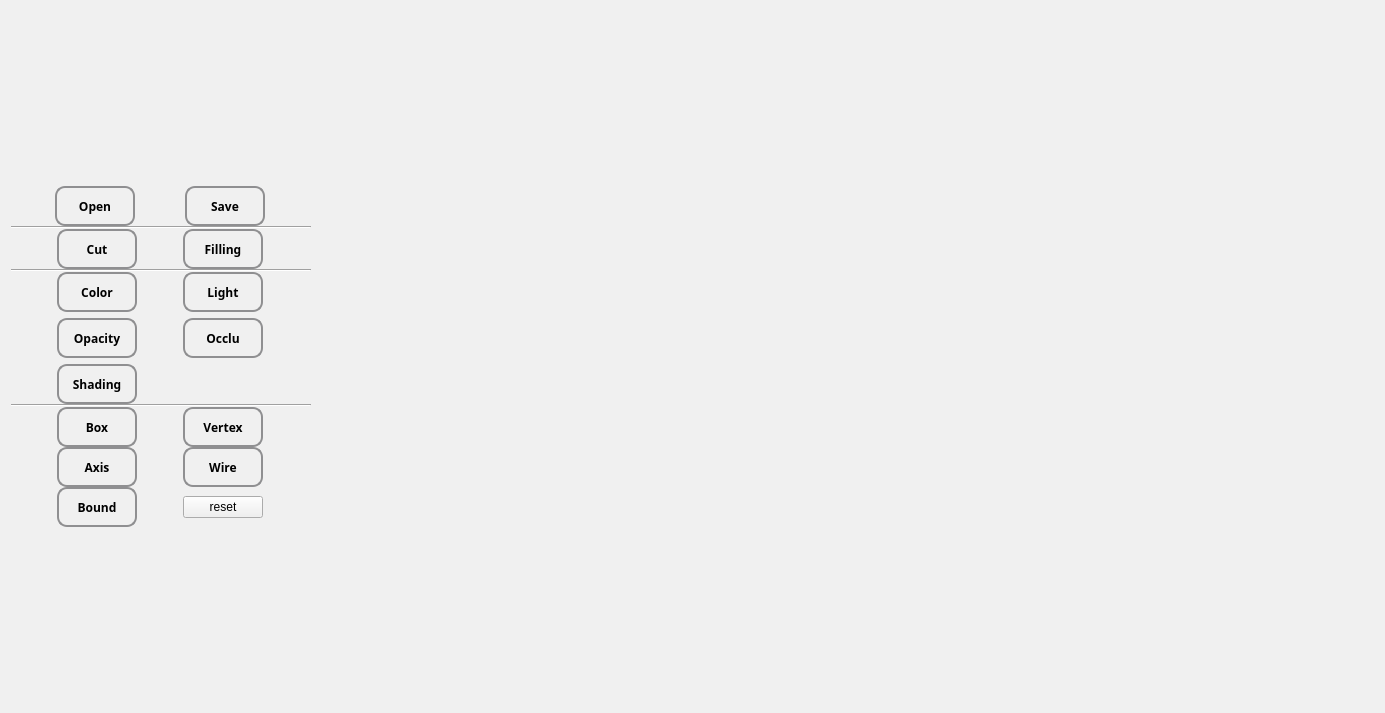
<?xml version="1.0" encoding="UTF-8"?>
<ui version="4.0">
 <class>STLViewer</class>
 <widget class="QWidget" name="STLViewer">
  <property name="geometry">
   <rect>
    <x>0</x>
    <y>0</y>
    <width>1385</width>
    <height>713</height>
   </rect>
  </property>
  <property name="windowTitle">
   <string>STLViewer</string>
  </property>
  <property name="styleSheet">
   <string notr="true">QWidget{

background-color: rgb(240, 240, 240);
}

QToolButton
{
   border: 2px solid #8f8f91;
    border-radius: 10px;
   
}
</string>
  </property>
  <layout class="QGridLayout" name="gridLayout">
   <item row="0" column="0">
    <layout class="QHBoxLayout" name="horizontalLayout">
     <property name="spacing">
      <number>0</number>
     </property>
     <item>
      <widget class="QWidget" name="widget" native="true">
       <property name="maximumSize">
        <size>
         <width>300</width>
         <height>16777215</height>
        </size>
       </property>
       <layout class="QVBoxLayout" name="verticalLayout_2">
        <property name="spacing">
         <number>0</number>
        </property>
        <property name="leftMargin">
         <number>0</number>
        </property>
        <property name="topMargin">
         <number>0</number>
        </property>
        <property name="rightMargin">
         <number>0</number>
        </property>
        <property name="bottomMargin">
         <number>0</number>
        </property>
        <item>
         <layout class="QVBoxLayout" name="verticalLayout">
          <item>
           <spacer name="verticalSpacer_7">
            <property name="orientation">
             <enum>Qt::Vertical</enum>
            </property>
            <property name="sizeHint" stdset="0">
             <size>
              <width>20</width>
              <height>40</height>
             </size>
            </property>
           </spacer>
          </item>
          <item>
           <layout class="QGridLayout" name="gridLayout_2">
            <property name="horizontalSpacing">
             <number>6</number>
            </property>
            <property name="verticalSpacing">
             <number>0</number>
            </property>
            <item row="0" column="0">
             <widget class="QToolButton" name="OpentoolButton">
              <property name="minimumSize">
               <size>
                <width>80</width>
                <height>40</height>
               </size>
              </property>
              <property name="font">
               <font>
                <family>Arial Black</family>
                <weight>75</weight>
                <bold>true</bold>
               </font>
              </property>
              <property name="styleSheet">
               <string notr="true">QToolButton:hover
{
	    color: rgb(12, 12, 255);
       	border-radius: 15px;
        outline: 0;
        background: 0 0;
        border: 2px solid #000;
        font-size: 16px;
        line-height: 1.5;
        padding: 1px 10px;
}</string>
              </property>
              <property name="text">
               <string>Open</string>
              </property>
              <property name="icon">
               <iconset resource="../rss/3DView.qrc">
                <normaloff>:/image/Open.png</normaloff>:/image/Open.png</iconset>
              </property>
              <property name="iconSize">
               <size>
                <width>30</width>
                <height>30</height>
               </size>
              </property>
              <property name="toolButtonStyle">
               <enum>Qt::ToolButtonTextUnderIcon</enum>
              </property>
             </widget>
            </item>
            <item row="0" column="1">
             <widget class="QToolButton" name="SavetoolButton">
              <property name="minimumSize">
               <size>
                <width>80</width>
                <height>40</height>
               </size>
              </property>
              <property name="font">
               <font>
                <family>Arial Black</family>
                <weight>75</weight>
                <bold>true</bold>
               </font>
              </property>
              <property name="styleSheet">
               <string notr="true">QToolButton:hover
{
	    color: rgb(12, 12, 255);
       	border-radius: 15px;
        outline: 0;
        background: 0 0;
        border: 2px solid #000;
        font-size: 16px;
        line-height: 1.5;
        padding: 1px 10px;
}</string>
              </property>
              <property name="text">
               <string>Save</string>
              </property>
              <property name="icon">
               <iconset resource="../rss/3DView.qrc">
                <normaloff>:/image/Save.png</normaloff>:/image/Save.png</iconset>
              </property>
              <property name="iconSize">
               <size>
                <width>30</width>
                <height>30</height>
               </size>
              </property>
              <property name="toolButtonStyle">
               <enum>Qt::ToolButtonTextUnderIcon</enum>
              </property>
             </widget>
            </item>
           </layout>
          </item>
          <item>
           <widget class="Line" name="line_5">
            <property name="orientation">
             <enum>Qt::Horizontal</enum>
            </property>
           </widget>
          </item>
          <item>
           <layout class="QGridLayout" name="gridLayout_3">
            <item row="0" column="0">
             <widget class="QToolButton" name="CuttoolButton">
              <property name="sizePolicy">
               <sizepolicy hsizetype="Fixed" vsizetype="Fixed">
                <horstretch>0</horstretch>
                <verstretch>0</verstretch>
               </sizepolicy>
              </property>
              <property name="minimumSize">
               <size>
                <width>80</width>
                <height>40</height>
               </size>
              </property>
              <property name="font">
               <font>
                <family>Arial Black</family>
                <weight>75</weight>
                <bold>true</bold>
               </font>
              </property>
              <property name="mouseTracking">
               <bool>true</bool>
              </property>
              <property name="styleSheet">
               <string notr="true">QToolButton:hover
{
	    color: rgb(12, 12, 255);
       	border-radius: 15px;
        outline: 0;
        background: 0 0;
        border: 2px solid #000;
        font-size: 16px;
        line-height: 1.5;
        padding: 1px 10px;
}</string>
              </property>
              <property name="text">
               <string>Cut</string>
              </property>
              <property name="icon">
               <iconset resource="../rss/3DView.qrc">
                <normaloff>:/image/cut.png</normaloff>:/image/cut.png</iconset>
              </property>
              <property name="iconSize">
               <size>
                <width>30</width>
                <height>30</height>
               </size>
              </property>
              <property name="checkable">
               <bool>false</bool>
              </property>
              <property name="toolButtonStyle">
               <enum>Qt::ToolButtonTextUnderIcon</enum>
              </property>
              <property name="arrowType">
               <enum>Qt::NoArrow</enum>
              </property>
             </widget>
            </item>
            <item row="0" column="1">
             <widget class="QToolButton" name="FillingtoolButton">
              <property name="minimumSize">
               <size>
                <width>80</width>
                <height>40</height>
               </size>
              </property>
              <property name="font">
               <font>
                <family>Arial Black</family>
                <weight>75</weight>
                <bold>true</bold>
               </font>
              </property>
              <property name="styleSheet">
               <string notr="true">QToolButton:hover
{
	    color: rgb(12, 12, 255);
       	border-radius: 15px;
        outline: 0;
        background: 0 0;
        border: 2px solid #000;
        font-size: 16px;
        line-height: 1.5;
        padding: 1px 10px;
}</string>
              </property>
              <property name="text">
               <string>Filling</string>
              </property>
              <property name="icon">
               <iconset resource="../rss/3DView.qrc">
                <normaloff>:/image/filling.png</normaloff>:/image/filling.png</iconset>
              </property>
              <property name="iconSize">
               <size>
                <width>30</width>
                <height>30</height>
               </size>
              </property>
              <property name="toolButtonStyle">
               <enum>Qt::ToolButtonTextUnderIcon</enum>
              </property>
             </widget>
            </item>
           </layout>
          </item>
          <item>
           <widget class="Line" name="line_6">
            <property name="orientation">
             <enum>Qt::Horizontal</enum>
            </property>
           </widget>
          </item>
          <item>
           <layout class="QGridLayout" name="gridLayout_4">
            <property name="horizontalSpacing">
             <number>0</number>
            </property>
            <property name="verticalSpacing">
             <number>6</number>
            </property>
            <item row="0" column="0">
             <widget class="QToolButton" name="ColortoolButton">
              <property name="minimumSize">
               <size>
                <width>80</width>
                <height>40</height>
               </size>
              </property>
              <property name="font">
               <font>
                <family>Arial Black</family>
                <weight>75</weight>
                <bold>true</bold>
               </font>
              </property>
              <property name="styleSheet">
               <string notr="true">QToolButton:hover
{
	    color: rgb(12, 12, 255);
       	border-radius: 15px;
        outline: 0;
        background: 0 0;
        border: 2px solid #000;
        font-size: 16px;
        line-height: 1.5;
        padding: 1px 10px;
}</string>
              </property>
              <property name="text">
               <string>Color</string>
              </property>
              <property name="icon">
               <iconset resource="../rss/3DView.qrc">
                <normaloff>:/image/Color.png</normaloff>:/image/Color.png</iconset>
              </property>
              <property name="iconSize">
               <size>
                <width>30</width>
                <height>30</height>
               </size>
              </property>
              <property name="toolButtonStyle">
               <enum>Qt::ToolButtonTextUnderIcon</enum>
              </property>
             </widget>
            </item>
            <item row="1" column="1">
             <widget class="QToolButton" name="OcclusiontoolButton">
              <property name="minimumSize">
               <size>
                <width>80</width>
                <height>40</height>
               </size>
              </property>
              <property name="font">
               <font>
                <family>Arial Black</family>
                <weight>75</weight>
                <bold>true</bold>
               </font>
              </property>
              <property name="styleSheet">
               <string notr="true">QToolButton:hover
{
	    color: rgb(12, 12, 255);
       	border-radius: 15px;
        outline: 0;
        background: 0 0;
        border: 2px solid #000;
        font-size: 16px;
        line-height: 1.5;
        padding: 1px 10px;
}</string>
              </property>
              <property name="text">
               <string>Occlu</string>
              </property>
              <property name="icon">
               <iconset resource="../rss/3DView.qrc">
                <normaloff>:/image/oc.png</normaloff>:/image/oc.png</iconset>
              </property>
              <property name="iconSize">
               <size>
                <width>30</width>
                <height>30</height>
               </size>
              </property>
              <property name="toolButtonStyle">
               <enum>Qt::ToolButtonTextUnderIcon</enum>
              </property>
             </widget>
            </item>
            <item row="0" column="1">
             <widget class="QToolButton" name="LighttoolButton">
              <property name="minimumSize">
               <size>
                <width>80</width>
                <height>40</height>
               </size>
              </property>
              <property name="font">
               <font>
                <family>Arial Black</family>
                <weight>75</weight>
                <bold>true</bold>
               </font>
              </property>
              <property name="styleSheet">
               <string notr="true">QToolButton:hover
{
	    color: rgb(12, 12, 255);
       	border-radius: 15px;
        outline: 0;
        background: 0 0;
        border: 2px solid #000;
        font-size: 16px;
        line-height: 1.5;
        padding: 1px 10px;
}</string>
              </property>
              <property name="text">
               <string>Light</string>
              </property>
              <property name="icon">
               <iconset resource="../rss/3DView.qrc">
                <normaloff>:/image/LightColor.png</normaloff>:/image/LightColor.png</iconset>
              </property>
              <property name="iconSize">
               <size>
                <width>30</width>
                <height>30</height>
               </size>
              </property>
              <property name="toolButtonStyle">
               <enum>Qt::ToolButtonTextUnderIcon</enum>
              </property>
             </widget>
            </item>
            <item row="1" column="0">
             <widget class="QToolButton" name="OpacitytoolButton">
              <property name="minimumSize">
               <size>
                <width>80</width>
                <height>40</height>
               </size>
              </property>
              <property name="font">
               <font>
                <family>Arial Black</family>
                <weight>75</weight>
                <bold>true</bold>
               </font>
              </property>
              <property name="styleSheet">
               <string notr="true">QToolButton:hover
{
	    color: rgb(12, 12, 255);
       	border-radius: 15px;
        outline: 0;
        background: 0 0;
        border: 2px solid #000;
        font-size: 14px;
        line-height: 1.5;
        padding: 1px 10px;
}</string>
              </property>
              <property name="text">
               <string>Opacity</string>
              </property>
              <property name="icon">
               <iconset resource="../rss/3DView.qrc">
                <normaloff>:/image/Opacity.png</normaloff>:/image/Opacity.png</iconset>
              </property>
              <property name="iconSize">
               <size>
                <width>30</width>
                <height>30</height>
               </size>
              </property>
              <property name="toolButtonStyle">
               <enum>Qt::ToolButtonTextUnderIcon</enum>
              </property>
             </widget>
            </item>
            <item row="2" column="0">
             <widget class="QToolButton" name="ShadingtoolButton">
              <property name="minimumSize">
               <size>
                <width>80</width>
                <height>40</height>
               </size>
              </property>
              <property name="font">
               <font>
                <family>Arial Black</family>
                <weight>75</weight>
                <bold>true</bold>
               </font>
              </property>
              <property name="styleSheet">
               <string notr="true">QToolButton:hover
{
	    color: rgb(12, 12, 255);
       	border-radius: 15px;
        outline: 0;
        background: 0 0;
        border: 2px solid #000;
        font-size: 14px;
        line-height: 1.5;
        padding: 1px 8px;
}</string>
              </property>
              <property name="text">
               <string>Shading</string>
              </property>
              <property name="icon">
               <iconset resource="../rss/3DView.qrc">
                <normaloff>:/image/Sha.png</normaloff>:/image/Sha.png</iconset>
              </property>
              <property name="iconSize">
               <size>
                <width>30</width>
                <height>30</height>
               </size>
              </property>
              <property name="toolButtonStyle">
               <enum>Qt::ToolButtonTextUnderIcon</enum>
              </property>
             </widget>
            </item>
           </layout>
          </item>
          <item>
           <widget class="Line" name="line_7">
            <property name="orientation">
             <enum>Qt::Horizontal</enum>
            </property>
           </widget>
          </item>
          <item>
           <layout class="QGridLayout" name="gridLayout_5">
            <item row="0" column="0">
             <widget class="QToolButton" name="BoxtoolButton">
              <property name="minimumSize">
               <size>
                <width>80</width>
                <height>40</height>
               </size>
              </property>
              <property name="font">
               <font>
                <family>Arial Black</family>
                <weight>75</weight>
                <bold>true</bold>
               </font>
              </property>
              <property name="styleSheet">
               <string notr="true">QToolButton:hover
{
	    color: rgb(12, 12, 255);
       	border-radius: 15px;
        outline: 0;
        background: 0 0;
        border: 2px solid #000;
        font-size: 16px;
        line-height: 1.5;
        padding: 1px 10px;
}</string>
              </property>
              <property name="text">
               <string>Box</string>
              </property>
              <property name="icon">
               <iconset resource="../rss/3DView.qrc">
                <normaloff>:/image/Box.png</normaloff>:/image/Box.png</iconset>
              </property>
              <property name="iconSize">
               <size>
                <width>30</width>
                <height>30</height>
               </size>
              </property>
              <property name="toolButtonStyle">
               <enum>Qt::ToolButtonTextUnderIcon</enum>
              </property>
             </widget>
            </item>
            <item row="0" column="1">
             <widget class="QToolButton" name="VertextoolButton">
              <property name="minimumSize">
               <size>
                <width>80</width>
                <height>40</height>
               </size>
              </property>
              <property name="font">
               <font>
                <family>Arial Black</family>
                <weight>75</weight>
                <bold>true</bold>
               </font>
              </property>
              <property name="styleSheet">
               <string notr="true">QToolButton:hover
{
	    color: rgb(12, 12, 255);
       	border-radius: 15px;
        outline: 0;
        background: 0 0;
        border: 2px solid #000;
        font-size: 14px;
        line-height: 1.5;
        padding: 1px 10px;
}</string>
              </property>
              <property name="text">
               <string>Vertex</string>
              </property>
              <property name="icon">
               <iconset resource="../rss/3DView.qrc">
                <normaloff>:/image/Vertex.png</normaloff>:/image/Vertex.png</iconset>
              </property>
              <property name="iconSize">
               <size>
                <width>30</width>
                <height>30</height>
               </size>
              </property>
              <property name="toolButtonStyle">
               <enum>Qt::ToolButtonTextUnderIcon</enum>
              </property>
             </widget>
            </item>
            <item row="1" column="1">
             <widget class="QToolButton" name="WiretoolButton">
              <property name="minimumSize">
               <size>
                <width>80</width>
                <height>40</height>
               </size>
              </property>
              <property name="font">
               <font>
                <family>Arial Black</family>
                <weight>75</weight>
                <bold>true</bold>
               </font>
              </property>
              <property name="styleSheet">
               <string notr="true">QToolButton:hover
{
	    color: rgb(12, 12, 255);
       	border-radius: 15px;
        outline: 0;
        background: 0 0;
        border: 2px solid #000;
        font-size: 16px;
        line-height: 1.5;
        padding: 1px 10px;
}</string>
              </property>
              <property name="text">
               <string>Wire</string>
              </property>
              <property name="icon">
               <iconset resource="../rss/3DView.qrc">
                <normaloff>:/image/LineView.png</normaloff>:/image/LineView.png</iconset>
              </property>
              <property name="iconSize">
               <size>
                <width>30</width>
                <height>30</height>
               </size>
              </property>
              <property name="toolButtonStyle">
               <enum>Qt::ToolButtonTextUnderIcon</enum>
              </property>
             </widget>
            </item>
            <item row="1" column="0">
             <widget class="QToolButton" name="AxistoolButton">
              <property name="minimumSize">
               <size>
                <width>80</width>
                <height>40</height>
               </size>
              </property>
              <property name="font">
               <font>
                <family>Arial Black</family>
                <weight>75</weight>
                <bold>true</bold>
               </font>
              </property>
              <property name="styleSheet">
               <string notr="true">QToolButton:hover
{
	    color: rgb(12, 12, 255);
       	border-radius: 15px;
        outline: 0;
        background: 0 0;
        border: 2px solid #000;
        font-size: 16px;
        line-height: 1.5;
        padding: 1px 10px;
}</string>
              </property>
              <property name="text">
               <string>Axis</string>
              </property>
              <property name="icon">
               <iconset resource="../rss/3DView.qrc">
                <normaloff>:/image/Axis.png</normaloff>:/image/Axis.png</iconset>
              </property>
              <property name="iconSize">
               <size>
                <width>30</width>
                <height>30</height>
               </size>
              </property>
              <property name="toolButtonStyle">
               <enum>Qt::ToolButtonTextUnderIcon</enum>
              </property>
             </widget>
            </item>
            <item row="2" column="0">
             <widget class="QToolButton" name="BoundarytoolButton">
              <property name="minimumSize">
               <size>
                <width>80</width>
                <height>40</height>
               </size>
              </property>
              <property name="font">
               <font>
                <family>Arial Black</family>
                <weight>75</weight>
                <bold>true</bold>
               </font>
              </property>
              <property name="styleSheet">
               <string notr="true">QToolButton:hover
{
	    color: rgb(12, 12, 255);
       	border-radius: 15px;
        outline: 0;
        background: 0 0;
        border: 2px solid #000;
        font-size: 16px;
        line-height: 1.5;
        padding: 1px 10px;
}</string>
              </property>
              <property name="text">
               <string>Bound</string>
              </property>
              <property name="icon">
               <iconset resource="../rss/3DView.qrc">
                <normaloff>:/image/frame.png</normaloff>:/image/frame.png</iconset>
              </property>
              <property name="iconSize">
               <size>
                <width>30</width>
                <height>30</height>
               </size>
              </property>
              <property name="toolButtonStyle">
               <enum>Qt::ToolButtonTextUnderIcon</enum>
              </property>
             </widget>
            </item>
            <item row="2" column="1">
             <widget class="QPushButton" name="resetButton">
              <property name="text">
               <string>reset</string>
              </property>
             </widget>
            </item>
           </layout>
          </item>
          <item>
           <spacer name="verticalSpacer_8">
            <property name="orientation">
             <enum>Qt::Vertical</enum>
            </property>
            <property name="sizeHint" stdset="0">
             <size>
              <width>20</width>
              <height>40</height>
             </size>
            </property>
           </spacer>
          </item>
         </layout>
        </item>
       </layout>
      </widget>
     </item>
     <item>
      <widget class="CustomVTKWidget" name="openGLWidget" native="true"/>
     </item>
    </layout>
   </item>
  </layout>
 </widget>
 <customwidgets>
  <customwidget>
   <class>CustomVTKWidget</class>
   <extends>QWidget</extends>
   <header>customvtkwidget.h</header>
  </customwidget>
 </customwidgets>
 <resources>
  <include location="../rss/3DView.qrc"/>
 </resources>
 <connections/>
</ui>
